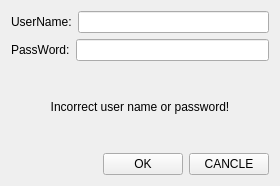
<?xml version="1.0" encoding="UTF-8"?>
<ui version="4.0">
 <class>Login</class>
 <widget class="QWidget" name="Login">
  <property name="geometry">
   <rect>
    <x>0</x>
    <y>0</y>
    <width>280</width>
    <height>186</height>
   </rect>
  </property>
  <property name="minimumSize">
   <size>
    <width>280</width>
    <height>186</height>
   </size>
  </property>
  <property name="maximumSize">
   <size>
    <width>280</width>
    <height>186</height>
   </size>
  </property>
  <property name="windowTitle">
   <string>Login</string>
  </property>
  <property name="toolTip">
   <string>&lt;html&gt;&lt;head/&gt;&lt;body&gt;&lt;p&gt;&lt;span style=&quot; font-family:'-apple-system,SF UI 57,Arial,PingFang SC,Hiragino Sans GB,Microsoft YaHei,WenQuanYi Micro Hei,sans-serif'; font-size:16px; color:#4f4f4f; background-color:transparent;&quot;&gt;Login&lt;/span&gt;&lt;/p&gt;&lt;/body&gt;&lt;/html&gt;</string>
  </property>
  <property name="styleSheet">
   <string notr="true">vertical layout</string>
  </property>
  <layout class="QHBoxLayout" name="horizontalLayout_5">
   <item>
    <layout class="QVBoxLayout" name="verticalLayout">
     <item>
      <layout class="QHBoxLayout" name="horizontalLayout">
       <item>
        <widget class="QLabel" name="label">
         <property name="text">
          <string>UserName:</string>
         </property>
        </widget>
       </item>
       <item>
        <widget class="QLineEdit" name="lineEditUser"/>
       </item>
      </layout>
     </item>
     <item>
      <layout class="QHBoxLayout" name="horizontalLayout_2">
       <item>
        <widget class="QLabel" name="label_2">
         <property name="text">
          <string>PassWord:</string>
         </property>
        </widget>
       </item>
       <item>
        <widget class="QLineEdit" name="lineEditPasswd"/>
       </item>
      </layout>
     </item>
     <item>
      <layout class="QHBoxLayout" name="horizontalLayout_3">
       <item>
        <widget class="QLabel" name="labelTips">
         <property name="text">
          <string>Incorrect user name or password!</string>
         </property>
         <property name="alignment">
          <set>Qt::AlignCenter</set>
         </property>
        </widget>
       </item>
      </layout>
     </item>
     <item>
      <layout class="QHBoxLayout" name="horizontalLayout_4">
       <item>
        <spacer name="horizontalSpacer">
         <property name="orientation">
          <enum>Qt::Horizontal</enum>
         </property>
         <property name="sizeHint" stdset="0">
          <size>
           <width>40</width>
           <height>20</height>
          </size>
         </property>
        </spacer>
       </item>
       <item>
        <widget class="QPushButton" name="pushButtonOK">
         <property name="text">
          <string>OK</string>
         </property>
        </widget>
       </item>
       <item>
        <widget class="QPushButton" name="pushButtonCancle">
         <property name="text">
          <string>CANCLE</string>
         </property>
        </widget>
       </item>
      </layout>
     </item>
    </layout>
   </item>
  </layout>
 </widget>
 <resources/>
 <connections/>
</ui>
